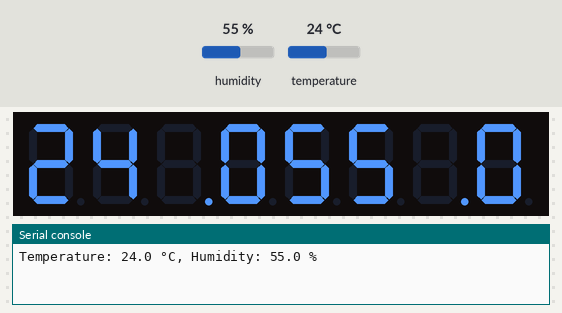
Recording of a program running on a simulated ESP32 board running MicroPython. On the bench: 8-digit seven-segment display, the last lines printed to the serial console. The inputs (shaded band) are chosen by the test bench; at power-on: humidity 55 %, temperature 24 °C. Library files of the repository ran but are not shown: max7219.py.

Above: at 1.6 s.
1.7 s: humidity set to 22 %
At 2.8 s:
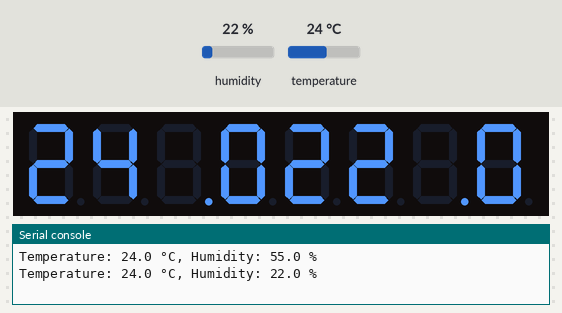
3.5 s: temperature set to 12 °C
At 4.3 s:
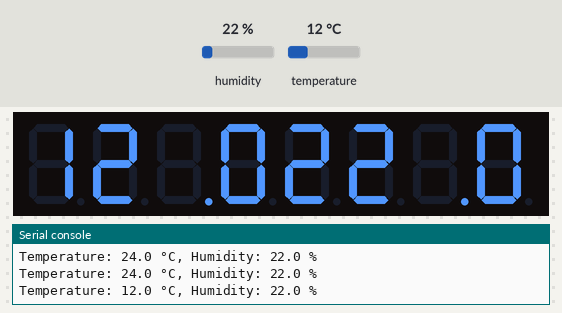
7.0 s: humidity set to 40 %
At 7.7 s:
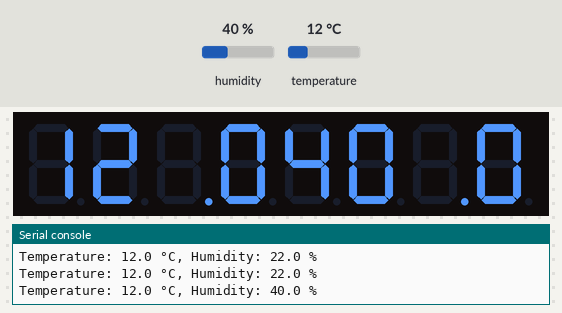
8.5 s: temperature set to 19 °C
At 9.3 s:
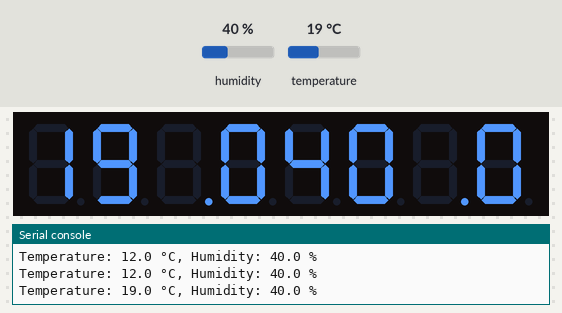
Timing chart, 0 to 11.5 s (numbered marks = the images above; inputs shaded):
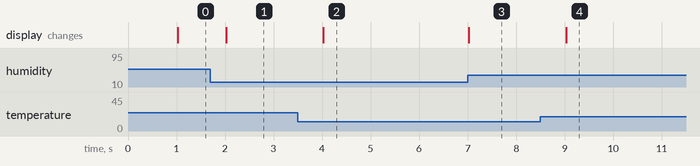

The program:

Websever.py
```python
from machine import Pin,SoftSPI
import max7219
import socket
import dht
import machine
from machine import Timer
import time


#SETUP DHT22
spi = SoftSPI(baudrate=100000, polarity=1, phase=0, sck=Pin(5), mosi=Pin(19), miso=Pin(0))

ss = Pin(18, Pin.OUT)

display = max7219.Display(spi, ss)

#START WEBSEVER
dht22 = dht.DHT22(machine.Pin(15))
period = 1000

temperature_value = '00'
humidity_value = '00'


tim1 = Timer(1)
tim1.init(period=period, mode=Timer.PERIODIC, callback=lambda t:
    get_dht22_values()
)


def get_dht22_values():
    global temperature_value
    global humidity_value

    dht22.measure()
    temperature = dht22.temperature() # eg. 23.6 (°C)
    humidity = dht22.humidity()    # eg. 41.3 (% RH)

    temperature_value = get_string_value(temperature)
    humidity_value = get_string_value(humidity)

    temp_f = temperature * (9/5) + 32.0

    b = str(temperature) + str(humidity)

    display.write_to_buffer(b)
    display.display()

    print("Temperature: {} °C, Humidity: {} %".format(temperature, humidity))

def get_string_value(input: int):
        return str(round(input,1))

def web_page():


    html = """
<html>
<head>
    <title>ESP32 Web Server</title>
    <meta name="viewport" content="width=device-width, initial-scale=1">
    <link rel="stylesheet" href="https://cdnjs.cloudflare.com/ajax/libs/font-awesome/4.7.0/css/font-awesome.min.css">
    <link rel="icon" href="data:,">
    <style>
        meter {
            -webkit-writing-mode: horizontal-tb !important;
            appearance: auto;
            box-sizing: border-box;
            display: inline-block;
            height: 3em;
            width: 13em;
            vertical-align: -1.0em;
            -webkit-user-modify: read-only !important;
        }
        html {
            font-family: Helvetica;
            display: inline-block;
            margin: 0px auto;
            text-align: center;
        }
        h1 {
            color: #0F3376;
            padding: 2vh;
        }
        p {
            font-size: 1.5rem;
        }
        table {
            margin: auto;
        }
        td {
            padding: 3px;
            display: inline-block;
        }
        .Button {
            border-radius: 31px;
            display: inline-block;
            cursor: pointer;
            color: #ffffff;
            font-family: Arial;
            font-size: 10px;
            font-weight: bold;
            font-style: italic;
            padding: 4px 5px;
            text-decoration: none;
        }
        .ButtonR {
            background-color: #9549ec;
            border: 3px solid #6c1f99;
            text-shadow: 0px 2px 2px #3b1e47;
        }
        .ButtonR:hover {
            background-color: #c816f5;
        }
        .Button:active {
            position: relative;
            top: 1px;
        }
        .ButtonG {
            background-color: #49ece4;
            border: 3px solid #1f8b99;
            text-shadow: 0px 2px 2px #1e3b47;
        }
        .ButtonG:hover {
            background-color: #16b6f5;
        }
        .ButtonB {
            background-color: #4974ec;
            border: 3px solid #1f3599;
            text-shadow: 0px 2px 2px #1e2447;
        }
        .ButtonB:hover {
            background-color: #165df5;
        }
    </style>
</head>
<body>
    <h1>ESP32 Web Server</h1>
    <p>Sensor DHT22</p>
    <table>
        <tbody>
            <tr>
                <td>
                    <p class="center">
                        <a href="/update"><button class="ButtonR Button">
                                <i class="fa fa-thermometer-quarter fa-2x" aria-hidden="true"></i> Temp.
                            </button></a>
                    </p>
                </td>
                <td>
                    <strong> """+ temperature_value +""" C</strong>

                </td>
            </tr>
            <tr>
                <td>
                    <p><a href="/update"><button class="ButtonG Button">
                                <i class="fa fa-tint fa-2x" aria-hidden="true"></i> Hum.
                            </button></a></p>
                </td>
                <td>
                    <strong> """+ humidity_value +""" %</strong>

                </td>
            </tr>
        </tbody>
    </table>
</body>
<script>
    setInterval(updateValues, 2000);
    function updateValues() {
        location.reload();
    }
</script>
</html>
        """
    return html


s = socket.socket(socket.AF_INET, socket.SOCK_STREAM)
s.bind(('', 80))
s.listen(5)

while True:
    time.sleep_ms(500)
    try:
        conn, addr = s.accept()
        print('Got a connection from %s' % str(addr))
        request = conn.recv(1024)
        request = str(request)
        update = request.find('/update')

        if update == 6:
            print('update')

        response = web_page()
        response = response.replace(" @@","")
        conn.send('HTTP/1.1 200 OK\n')
        conn.send('Content-Type: text/html\n')
        conn.send('Connection: close\n\n')
        conn.sendall(response)
        conn.close()
    except Exception as e:
        print(e)
```

Measured:
- after the input at 1.7 s, the display: changes after 0.33 s (image 1)
- after the input at 3.5 s, the display: changes after 0.53 s (image 2)
- after the input at 7.0 s, the display: changes at once (image 3)
- after the input at 8.5 s, the display: changes after 0.53 s (image 4)
